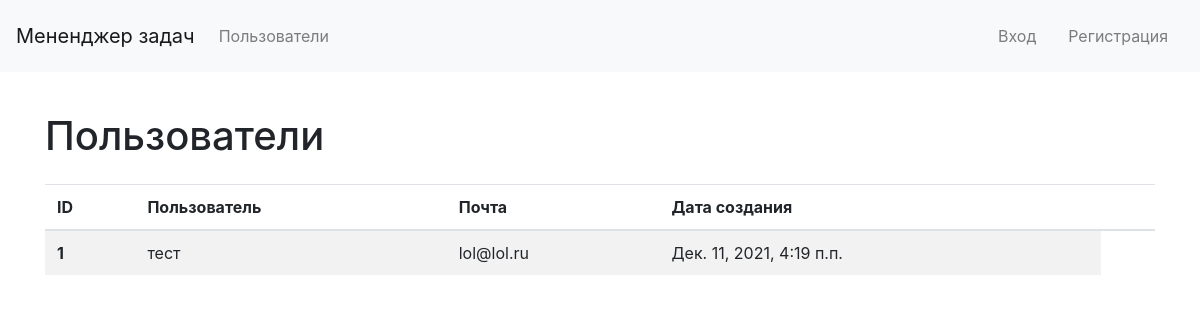
The app's page /users/, older data.
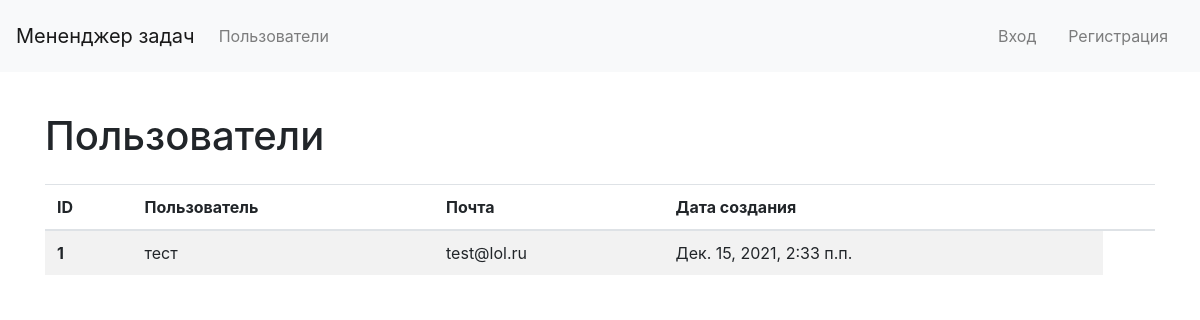
The same page, newer data.
### main_page/models.py (models this page shows)
class CustomUser(AbstractUser):
    def __str__(self):
        return self.username

### main_page/views.py (the view)
# urls.py: path('users/', UsersListView.as_view(), name='users_page'),
class UsersListView(ListView):
    model = User
    template_name = 'users_list.html'
    context_object_name = 'users_list'
    def get_queryset(self):
        return User.objects.all()

### templates/users_list.html (shortened to what this page needs)
{% extends 'main_template.html' %}
{% load i18n %}
{% block title %}
    <head>
    </head>
{% endblock %}
{% block content %}
    <div class="container wrapper flex-grow-1">
      <h1 class="my-4">
        {% trans "Пользователи" %}
      </h1>
        <table class="table table-striped">
        <thead>
            <tr>
            <th>ID</th>
            <th>{% trans "Пользователь" %}</th>
            <th>{% trans "Почта" %}</th>
            <th>{% trans "Дата создания" %}</th>
            <th></th>
            </tr>
        </thead>
        <tbody>
        {% if users_list %}
            {% for user in users_list %}
                <tr>
                <th>{{ user.pk }}</th>
                <td>{{ user.username }}</td>
                <td>{{ user.email }}</td>
                <td>{{ user.date_joined }}</td>
                </tr>
            {% endfor %}
        {% else %}
            <p>{% trans "Список пользователей пустой" %}</p>
        {% endif %}
        </tbody>
        </table>
    </div>
{% endblock %}

Row changes from the older to the newer data that the page shows:
changed CustomUser "тест": email "lol@lol.ru" → "test@lol.ru"; date_joined "Дек. 11, 2021, 4:19 п.п." → "Дек. 15, 2021, 2:33 п.п."
